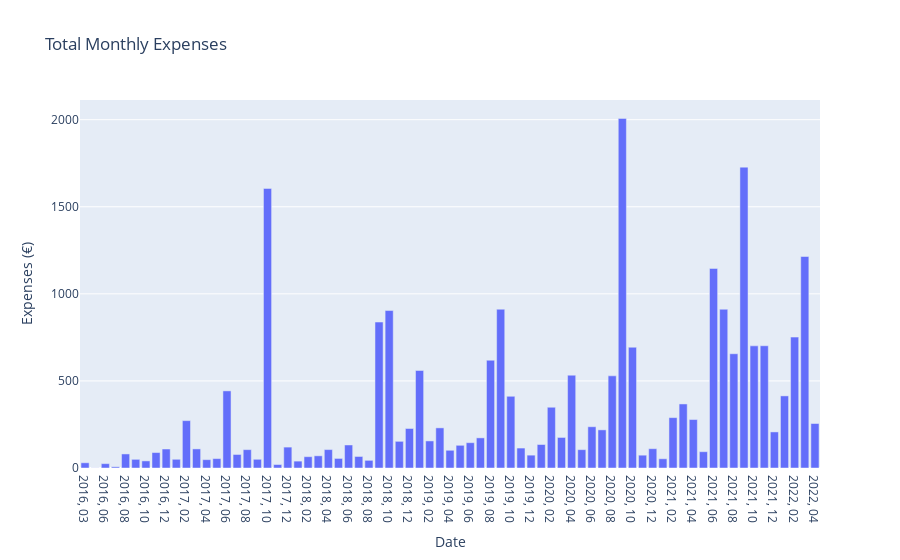

The code cell stored with this chart in its notebook:
### Code cell
df = data[data["Bedrag"] < 0] 
df["Bedrag"] = df['Bedrag']*(-1) 
Total_Monthly_Expenses_Table = df.groupby('year_month')['Bedrag'].sum().reset_index(name = 'sum')
Total_Monthly_Expenses_Chart = px.bar(Total_Monthly_Expenses_Table, x = "year_month", y = "sum", title = "Total Monthly Expenses")
Total_Monthly_Expenses_Chart.update_yaxes(title = 'Expenses (€)', visible = True, showticklabels = True)
Total_Monthly_Expenses_Chart.update_xaxes(title = 'Date', visible = True, showticklabels = True)

### Figure 1 — Plotly figure (JSON) as saved in the notebook; plotly's stock layout.template omitted (floating-point values rounded to 4 significant figures)
{"data": [{"alignmentgroup": "True", "hovertemplate": "year_month=%{x}<br>sum=%{y}<extra></extra>", "legendgroup": "", "marker": {"color": "#636efa", "pattern": {"shape": ""}}, "name": "", "offsetgroup": "", "orientation": "v", "showlegend": false, "textposition": "auto", "type": "bar", "x": ["2016, 03", "2016, 05", "2016, 06", "2016, 07", "2016, 08", "2016, 09", "2016, 10", "2016, 11", "2016, 12", "2017, 01", "2017, 02", "2017, 03", "2017, 04", "2017, 05", "2017, 06", "2017, 07", "2017, 08", "2017, 09", "2017, 10", "2017, 11", "2017, 12", "2018, 01", "2018, 02", "2018, 03", "2018, 04", "2018, 05", "2018, 06", "2018, 07", "2018, 08", "2018, 09", "2018, 10", "2018, 11", "2018, 12", "2019, 01", "2019, 02", "2019, 03", "2019, 04", "2019, 05", "2019, 06", "2019, 07", "2019, 08", "2019, 09", "2019, 10", "2019, 11", "2019, 12", "2020, 01", "2020, 02", "2020, 03", "2020, 04", "2020, 05", "2020, 06", "2020, 07", "2020, 08", "2020, 09", "2020, 10", "2020, 11", "2020, 12", "2021, 01", "2021, 02", "2021, 03", "2021, 04", "2021, 05", "2021, 06", "2021, 07", "2021, 08", "2021, 09", "2021, 10", "2021, 11", "2021, 12", "2022, 01", "2022, 02", "2022, 03", "2022, 04"], "xaxis": "x", "y": [29.99, 0.74, 24.99, 6.92, 80.73, 49.74, 40.74, 88.65, 109, 50, 272, 109.6, 47.9, 54, 442.8, 77.7, 105.4, 50, 1605.0, 20, 120.0, 39.5, 64.99, 70, 105.8, 55, 132.2, 66.2, 44.01, 838, 904.1, 153.2, 226.8, 560, 155.4, 230.4, 101.8, 130.3, 145.4, 173.0, 618.9, 911.7, 411.8, 114.5, 73.79, 134.9, 348.8, 175.4, 533.0, 105.3, 236.9, 218.9, 529.2, 2007.0, 693.4, 73.6, 110.8, 52.99, 289.3, 367.7, 278.3, 93.62, 1146.0, 911.5, 656.0, 1728.0, 701.3, 701.9, 207.2, 414.0, 751.7, 1214.0, 255.5], "yaxis": "y"}], "layout": {"barmode": "relative", "legend": {"tracegroupgap": 0}, "title": {"text": "Total Monthly Expenses"}, "xaxis": {"anchor": "y", "domain": [0, 1], "showticklabels": true, "title": {"text": "Date"}, "visible": true}, "yaxis": {"anchor": "x", "domain": [0, 1], "showticklabels": true, "title": {"text": "Expenses (€)"}, "visible": true}}}
